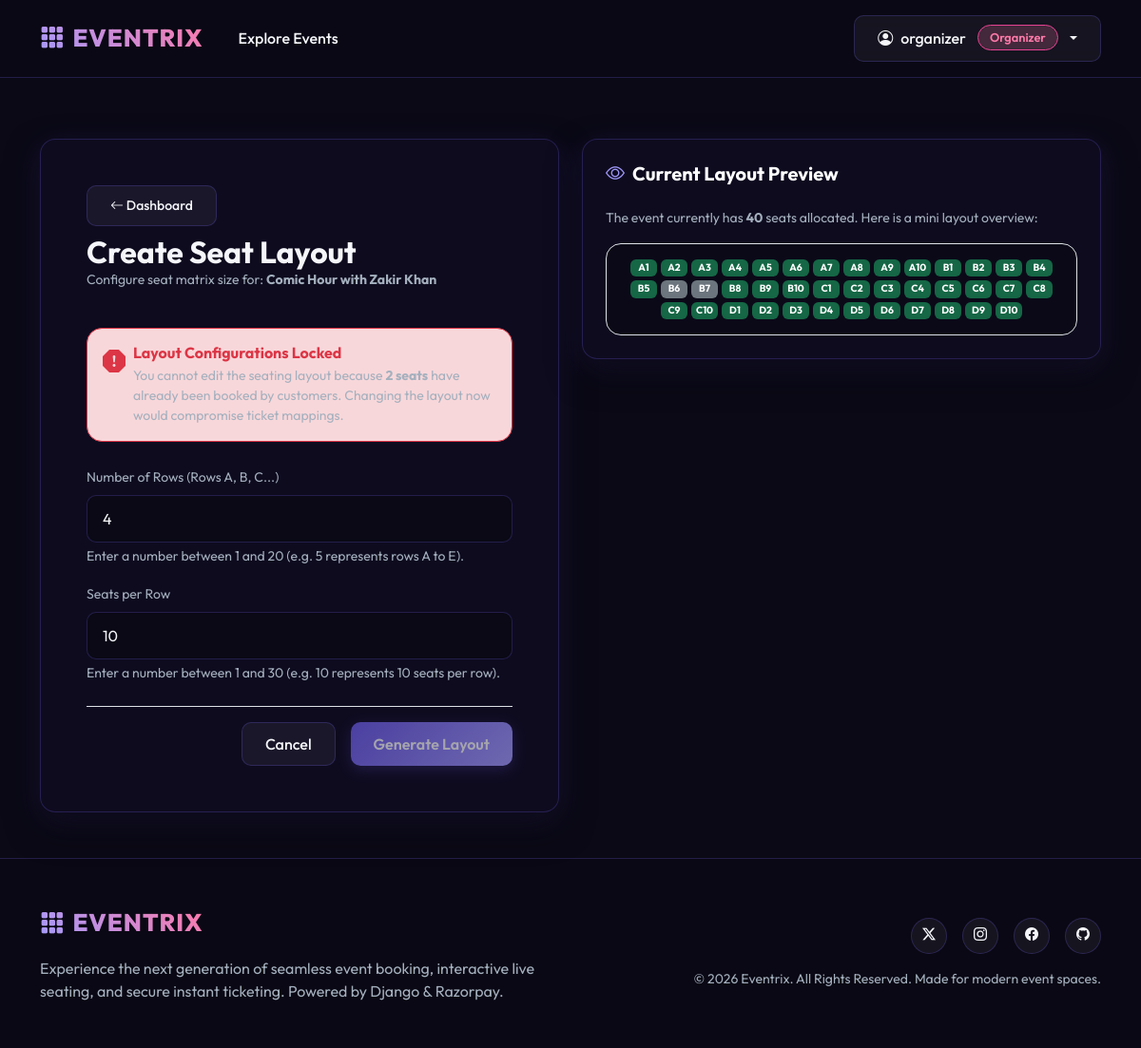
Page /organizer/setup-seats/2/ (signed in) on the committed database.
### accounts/models.py (models this page shows, shortened)
class User(AbstractUser):
    ROLE_CHOICES = (
        ('ADMIN', 'Admin'),
        ('ORGANIZER', 'Organizer'),
        ('CUSTOMER', 'Customer'),
    )
    role = models.CharField(max_length=15, choices=ROLE_CHOICES, default='CUSTOMER')
    is_approved_organizer = models.BooleanField(default=False)
    phone = models.CharField(max_length=15, blank=True, null=True)
    profile_picture = models.ImageField(upload_to='profiles/', blank=True, null=True)
    city = models.CharField(max_length=100, blank=True, null=True)
    created_at = models.DateTimeField(auto_now_add=True)
    @property
    def is_admin_role(self):
        return self.role == 'ADMIN' or self.is_superuser
    @property
    def is_organizer_role(self):
        return self.role == 'ORGANIZER'

### events/models.py (models this page shows, shortened)
class Event(models.Model):
    CATEGORY_CHOICES = (
        ('MUSIC', 'Music'),
        ('COMEDY', 'Comedy'),
        ('THEATRE', 'Theatre & Arts'),
        ('SPORTS', 'Sports'),
        ('CONFERENCE', 'Conferences & Tech'),
        ('OTHER', 'Other'),
    )
    title = models.CharField(max_length=200)
    description = models.TextField()
    category = models.CharField(max_length=30, choices=CATEGORY_CHOICES, default='OTHER')
    city = models.CharField(max_length=100)
    venue = models.CharField(max_length=250)
    date_time = models.DateTimeField()
    ticket_price = models.DecimalField(max_digits=10, decimal_places=2)
    capacity = models.IntegerField()
    banner = models.ImageField(upload_to='event_banners/', blank=True, null=True)
    organizer = models.ForeignKey(settings.AUTH_USER_MODEL, on_delete=models.CASCADE, related_name='organized_events')
    is_published = models.BooleanField(default=False)
    is_approved = models.BooleanField(default=False)
    created_at = models.DateTimeField(auto_now_add=True)
    updated_at = models.DateTimeField(auto_now=True)

class Seat(models.Model):
    STATUS_CHOICES = (
        ('AVAILABLE', 'Available'),
        ('BOOKED', 'Booked'),
        ('BLOCKED', 'Blocked'),
    )
    event = models.ForeignKey(Event, on_delete=models.CASCADE, related_name='seats')
    row_label = models.CharField(max_length=5) # e.g. 'A', 'B'
    seat_number = models.IntegerField()       # e.g. 1, 2, 3
    status = models.CharField(max_length=15, choices=STATUS_CHOICES, default='AVAILABLE')
    booked_by = models.ForeignKey(settings.AUTH_USER_MODEL, on_delete=models.SET_NULL, null=True, blank=True, related_name='reserved_seats')
    updated_at = models.DateTimeField(auto_now=True)
    class Meta:
        unique_together = ('event', 'row_label', 'seat_number')
        ordering = ['row_label', 'seat_number']

### events/views.py (the view, shortened to what this page needs)
# urls.py: path('organizer/setup-seats/<int:event_id>/', views.setup_seats_view, name='setup_seats'),
@login_required
def setup_seats_view(request, event_id):
    event = get_object_or_404(Event, id=event_id)
    if event.organizer != request.user and not request.user.is_admin_role:
        messages.error(request, "Unauthorized access.")
        return redirect('dashboard')
    seats = event.seats.all()
    booked_count = seats.filter(status='BOOKED').count()
    distinct_rows = sorted(list(set(s.row_label for s in seats)))
    current_rows_count = len(distinct_rows) or 5
    current_cols_count = seats.filter(row_label=distinct_rows[0]).count() if distinct_rows else 10
    context = {
        'event': event,
        'current_rows_count': current_rows_count,
        'current_cols_count': current_cols_count,
        'booked_count': booked_count,
        'seats': seats
    }
    return render(request, 'events/setup_seats.html', context)

### templates/events/setup_seats.html (shortened to what this page needs)
{% extends 'base.html' %}
{% block content %}
<div class="container py-5">
    <div class="row g-4 justify-content-center">
        <div class="col-lg-6">
            <div class="card card-glass p-4 p-md-5 animate-fade-in">
                <div class="mb-4">
                    <a href="{% url 'dashboard' %}" class="btn btn-glass btn-sm mb-2"><i class="bi bi-arrow-left"></i> Dashboard</a>
                    <h2 class="fw-bold mb-0">Create Seat Layout</h2>
                    <p class="text-muted small">Configure seat matrix size for: <b>{{ event.title }}</b></p>
                </div>
                {% if booked_count > 0 %}
                    <div class="alert alert-danger border-danger bg-opacity-10 backdrop-blur rounded-4 py-3 mb-4 text-start">
                        <div class="d-flex gap-2">
                            <i class="bi bi-exclamation-octagon-fill fs-4 text-danger"></i>
                            <div>
                                <h6 class="fw-bold text-danger mb-1">Layout Configurations Locked</h6>
                                <p class="text-muted small mb-0">You cannot edit the seating layout because <b>{{ booked_count }} seats</b> have already been booked by customers. Changing the layout now would compromise ticket mappings.</p>
                            </div>
                        </div>
                    </div>
                {% endif %}
                <form method="POST">
                    <div class="mb-3">
                        <label for="rows_count" class="form-label text-muted small">Number of Rows (Rows A, B, C...)</label>
                        <input type="number" name="rows_count" id="rows_count" class="form-control form-control-glass" value="{{ current_rows_count }}" min="1" max="20" required {% if booked_count > 0 %}disabled{% endif %}>
                        <div class="form-text text-muted small">Enter a number between 1 and 20 (e.g. 5 represents rows A to E).</div>
                    </div>
                    <div class="mb-4">
                        <label for="cols_count" class="form-label text-muted small">Seats per Row</label>
                        <input type="number" name="cols_count" id="cols_count" class="form-control form-control-glass" value="{{ current_cols_count }}" min="1" max="30" required {% if booked_count > 0 %}disabled{% endif %}>
                        <div class="form-text text-muted small">Enter a number between 1 and 30 (e.g. 10 represents 10 seats per row).</div>
                    </div>
                    <div class="pt-3 border-top border-glass d-flex justify-content-end gap-3">
                        <a href="{% url 'dashboard' %}" class="btn btn-glass">Cancel</a>
                        <button type="submit" class="btn btn-grad-primary" {% if booked_count > 0 %}disabled{% endif %}>Generate Layout</button>
                    </div>
                </form>
            </div>
        </div>
        <div class="col-lg-6">
            <div class="card card-glass p-4 text-center">
                <h5 class="fw-bold text-white mb-4 text-start"><i class="bi bi-eye me-2 text-primary-light"></i>Current Layout Preview</h5>
                {% if seats %}
                    <p class="text-muted small text-start">The event currently has <b>{{ seats.count }}</b> seats allocated. Here is a mini layout overview:</p>
                    <div class="p-3 border border-glass rounded-4 bg-opacity-25" style="background: rgba(0,0,0,0.2); max-height: 350px; overflow-y: auto;">
                        <div class="d-flex flex-wrap gap-1 justify-content-center">
                            {% for seat in seats %}
                                <span class="badge {% if seat.status == 'BOOKED' %}bg-secondary{% elif seat.status == 'BLOCKED' %}bg-danger{% else %}bg-success bg-opacity-75{% endif %} rounded" style="font-size:0.65rem; width: 28px; padding: 4px 0;" title="{{ seat.row_label }}{{ seat.seat_number }} ({{ seat.status }})">
                                    {{ seat.row_label }}{{ seat.seat_number }}
                                </span>
                            {% endfor %}
                        </div>
                    </div>
                {% else %}
                    <div class="text-center py-5">
                        <i class="bi bi-grid-3x3 text-muted fs-1 mb-2 d-block"></i>
                        <p class="text-muted mb-0">No layout generated for this event yet. Use the configuration form on the left to initialize.</p>
                    </div>
                {% endif %}
            </div>
        </div>
    </div>
</div>
{% endblock %}

### templates/base.html (shortened to what this page needs)
{% load static %}
<!DOCTYPE html>
<html lang="en">
<head>
    <link href="https://cdn.jsdelivr.net/npm/bootstrap@5.3.2/dist/css/style.css" rel="stylesheet">
    <link href="https://cdn.jsdelivr.net/npm/bootstrap@5.3.2/dist/css/bootstrap.min.css" rel="stylesheet">
    <link rel="stylesheet" href="https://cdn.jsdelivr.net/npm/bootstrap-icons@1.11.1/font/bootstrap-icons.css">
    <link rel="stylesheet" href="{% static 'css/style.css' %}">
</head>
<body>
    <nav class="navbar navbar-expand-lg navbar-dark navbar-glass sticky-top py-3">
        <div class="container">
            <a class="navbar-brand d-flex align-items-center gap-2" href="{% url 'home' %}">
                <i class="bi bi-grid-3x3-gap-fill text-primary-light"></i>
                <span>EVENTRIX</span>
            </a>
            <div class="collapse navbar-collapse" id="navbarNav">
                <ul class="navbar-nav me-auto mb-2 mb-lg-0">
                    <li class="nav-item">
                        <a class="nav-link {% if request.resolver_match.url_name == 'home' %}active{% endif %}" href="{% url 'home' %}">Explore Events</a>
                    </li>
                </ul>
                <div class="d-flex align-items-center gap-2">
                    {% if user.is_authenticated %}
                        <div class="dropdown">
                            <button class="btn btn-glass dropdown-toggle d-flex align-items-center gap-2" type="button" id="userDropdown" data-bs-toggle="dropdown" aria-expanded="false">
                                {% if user.profile_picture %}
                                    <img src="{{ user.profile_picture.url }}" alt="Profile" class="rounded-circle" style="width: 24px; height: 24px; object-fit: cover;">
                                {% else %}
                                    <i class="bi bi-person-circle"></i>
                                {% endif %}
                                <span>{{ user.username }}</span>
                                {% if user.is_admin_role %}
                                    <span class="badge badge-role badge-admin ms-1">Admin</span>
                                {% elif user.is_organizer_role %}
                                    <span class="badge badge-role badge-organizer ms-1">Organizer</span>
                                {% else %}
                                    <span class="badge badge-role badge-customer ms-1">Customer</span>
                                {% endif %}
                            </button>
                        </div>
                    {% else %}
                        <a href="{% url 'login' %}" class="btn btn-glass">Login</a>
                        <a href="{% url 'register' %}" class="btn btn-grad-primary">Register</a>
                    {% endif %}
                </div>
            </div>
        </div>
    </nav>
    <main class="flex-grow-1">
        {% block content %}{% endblock %}
    </main>
    <footer class="py-5 text-center text-md-start">
        <div class="container">
            <div class="row g-4 align-items-center">
                <div class="col-md-6 text-center text-md-start">
                    <a class="navbar-brand d-inline-flex align-items-center gap-2 mb-3" href="{% url 'home' %}">
                        <i class="bi bi-grid-3x3-gap-fill text-primary-light"></i>
                        <span>EVENTRIX</span>
                    </a>
                    <p class="text-muted mb-0">Experience the next generation of seamless event booking, interactive live seating, and secure instant ticketing. Powered by Django & Razorpay.</p>
                </div>
                <div class="col-md-6 text-center text-md-end">
                    <div class="d-flex justify-content-center justify-content-md-end gap-3 mb-3">
                        <a href="#" class="btn btn-glass btn-sm rounded-circle" style="width: 38px; height: 38px; padding: 6px;"><i class="bi bi-twitter-x"></i></a>
                        <a href="#" class="btn btn-glass btn-sm rounded-circle" style="width: 38px; height: 38px; padding: 6px;"><i class="bi bi-instagram"></i></a>
                        <a href="#" class="btn btn-glass btn-sm rounded-circle" style="width: 38px; height: 38px; padding: 6px;"><i class="bi bi-facebook"></i></a>
                        <a href="#" class="btn btn-glass btn-sm rounded-circle" style="width: 38px; height: 38px; padding: 6px;"><i class="bi bi-github"></i></a>
                    </div>
                    <p class="text-muted small mb-0">&copy; 2026 Eventrix. All Rights Reserved. Made for modern event spaces.</p>
                </div>
            </div>
        </div>
    </footer>
</body>
</html>

### static/css/style.css (style rules this page uses)
:root { --bg-dark: #0a0915; --bg-card: rgba(20, 18, 42, 0.75); --bg-card-hover: rgba(30, 27, 60, 0.9); --primary: #6c5ce7; --primary-light: #a29bfe; --accent: #fd79a8; --success: #00b894; --warning: #f1c40f; --danger: #d63031; --text-main: #f5f6fa; --text-muted: #a4b0be; --border-glass: rgba(108, 92, 231, 0.25); --border-glass-focus: rgba(108, 92, 231, 0.6); --gradient-primary: linear-gradient(135deg, #6c5ce7 0%, #a29bfe 100%); --gradient-accent: linear-gradient(135deg, #fd79a8 0%, #e84393 100%); --gradient-dark: linear-gradient(135deg, #1e1b4b 0%, #0f0c20 100%); --font-sans: 'Outfit', 'Inter', sans-serif; --glow-shadow: 0 8px 32px 0 rgba(108, 92, 231, 0.2); }
body { background-color: var(--bg-dark); color: var(--text-main); font-family: var(--font-sans); min-height: 100vh; display: flex; flex-direction: column; overflow-x: hidden; }
.navbar-glass { background: rgba(10, 9, 21, 0.8) !important; backdrop-filter: blur(15px); -webkit-backdrop-filter: blur(15px); border-bottom: 1px solid var(--border-glass); transition: all 0.3s ease; }
.navbar-brand { font-weight: 800; font-size: 1.6rem; letter-spacing: 1px; background: linear-gradient(45deg, #a29bfe, #fd79a8); -webkit-background-clip: text; -webkit-text-fill-color: transparent; }
.nav-link { color: var(--text-main) !important; font-weight: 500; margin: 0 5px; transition: all 0.3s ease; border-radius: 8px; padding: 8px 16px !important; }
.card-glass { background: rgba(15, 12, 32, 0.95); backdrop-filter: blur(20px); -webkit-backdrop-filter: blur(20px); border: 1px solid var(--border-glass); border-radius: 16px; color: var(--text-main); transition: transform 0.3s cubic-bezier(0.175, 0.885, 0.32, 1.275), box-shadow 0.3s ease, border-color 0.3s ease; box-shadow: 0 15px 35px rgba(0, 0, 0, 0.5), var(--glow-shadow); }
.btn-grad-primary { background: var(--gradient-primary); border: none; color: white; font-weight: 600; border-radius: 10px; padding: 10px 24px; transition: all 0.3s ease; box-shadow: 0 4px 15px rgba(108, 92, 231, 0.3); }
.btn-glass { background: rgba(255, 255, 255, 0.05); border: 1px solid var(--border-glass); color: var(--text-main); font-weight: 500; border-radius: 10px; padding: 10px 24px; transition: all 0.3s ease; }
.form-control-glass { background: rgba(10, 9, 21, 0.9) !important; border: 1px solid var(--border-glass) !important; color: var(--text-main) !important; border-radius: 10px; padding: 12px 16px; transition: all 0.3s ease; }
.form-control-glass::placeholder { color: var(--text-muted); opacity: 0.6; }
.animate-fade-in { animation: fadeIn 0.5s ease forwards; }
footer { background: rgba(10, 9, 21, 0.95); border-top: 1px solid var(--border-glass); margin-top: auto; }
.badge-role { font-size: 0.8rem; padding: 6px 12px; border-radius: 20px; font-weight: 600; }
.badge-organizer { background: rgba(253, 121, 168, 0.2); color: #fd79a8; border: 1px solid #e84393; }
.text-muted { color: var(--text-muted) !important; }
.text-primary-light { color: var(--primary-light) !important; }

### rows in the picture
User: username "organizer"
Event: title "Comic Hour with Zakir Khan"
Seat: row_label "A", seat_number "1"
Seat: row_label "A", seat_number "2"
Seat: row_label "A", seat_number "3"
Seat: row_label "A", seat_number "4"
Seat: row_label "A", seat_number "5"
Seat: row_label "A", seat_number "6"
Seat: row_label "A", seat_number "7"
Seat: row_label "A", seat_number "8"
Seat: row_label "A", seat_number "9"
Seat: row_label "A", seat_number "10"
Seat: row_label "B", seat_number "1"
Seat: row_label "B", seat_number "2"
Seat: row_label "B", seat_number "3"
Seat: row_label "B", seat_number "4"
Seat: row_label "B", seat_number "5"
Seat: row_label "B", seat_number "6"
Seat: row_label "B", seat_number "7"
Seat: row_label "B", seat_number "8"
Seat: row_label "B", seat_number "9"
Seat: row_label "B", seat_number "10"
Seat: row_label "C", seat_number "1"
Seat: row_label "C", seat_number "2"
Seat: row_label "C", seat_number "3"
Seat: row_label "C", seat_number "4"
Seat: row_label "C", seat_number "5"
Seat: row_label "C", seat_number "6"
Seat: row_label "C", seat_number "7"
Seat: row_label "C", seat_number "8"
Seat: row_label "C", seat_number "9"
Seat: row_label "C", seat_number "10"
Seat: row_label "D", seat_number "1"
Seat: row_label "D", seat_number "2"
Seat: row_label "D", seat_number "3"
Seat: row_label "D", seat_number "4"
Seat: row_label "D", seat_number "5"
Seat: row_label "D", seat_number "6"
Seat: row_label "D", seat_number "7"
Seat: row_label "D", seat_number "8"
Seat: row_label "D", seat_number "9"
Seat: row_label "D", seat_number "10"

### other values in the picture
{{ booked_count }} "2"
{{ seats.count }} "40"
